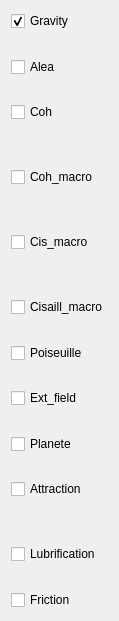
          <widget class="QWidget" name="layoutWidget">
           <property name="geometry">
            <rect>
             <x>60</x>
             <y>10</y>
             <width>107</width>
             <height>621</height>
            </rect>
           </property>
           <layout class="QVBoxLayout" name="verticalLayout_6">
            <item>
             <widget class="QCheckBox" name="ForceGravity">
              <property name="whatsThis">
               <string>&lt;html&gt;&lt;head/&gt;&lt;body&gt;&lt;p&gt;Ajoute une force constante sur les particules/Add a constant force on particles&lt;/p&gt;&lt;/body&gt;&lt;/html&gt;</string>
              </property>
              <property name="text">
               <string>Gravity</string>
              </property>
              <property name="checked">
               <bool>true</bool>
              </property>
             </widget>
            </item>
            <item>
             <spacer name="verticalSpacer_13">
              <property name="orientation">
               <enum>Qt::Vertical</enum>
              </property>
              <property name="sizeHint" stdset="0">
               <size>
                <width>20</width>
                <height>40</height>
               </size>
              </property>
             </spacer>
            </item>
            <item>
             <widget class="QCheckBox" name="ForceAlea">
              <property name="text">
               <string>Alea</string>
              </property>
             </widget>
            </item>
            <item>
             <spacer name="verticalSpacer_14">
              <property name="orientation">
               <enum>Qt::Vertical</enum>
              </property>
              <property name="sizeHint" stdset="0">
               <size>
                <width>20</width>
                <height>40</height>
               </size>
              </property>
             </spacer>
            </item>
            <item>
             <widget class="QCheckBox" name="ForceCoh">
              <property name="text">
               <string>Coh</string>
              </property>
             </widget>
            </item>
            <item>
             <spacer name="verticalSpacer_15">
              <property name="orientation">
               <enum>Qt::Vertical</enum>
              </property>
              <property name="sizeHint" stdset="0">
               <size>
                <width>20</width>
                <height>40</height>
               </size>
              </property>
             </spacer>
            </item>
            <item>
             <spacer name="verticalSpacer_16">
              <property name="orientation">
               <enum>Qt::Vertical</enum>
              </property>
              <property name="sizeHint" stdset="0">
               <size>
                <width>20</width>
                <height>40</height>
               </size>
              </property>
             </spacer>
            </item>
            <item>
             <widget class="QCheckBox" name="ForceCohmacro">
              <property name="text">
               <string>Coh_macro</string>
              </property>
             </widget>
            </item>
            <item>
             <spacer name="verticalSpacer_70">
              <property name="orientation">
               <enum>Qt::Vertical</enum>
              </property>
              <property name="sizeHint" stdset="0">
               <size>
                <width>20</width>
                <height>40</height>
               </size>
              </property>
             </spacer>
            </item>
            <item>
             <spacer name="verticalSpacer_71">
              <property name="orientation">
               <enum>Qt::Vertical</enum>
              </property>
              <property name="sizeHint" stdset="0">
               <size>
                <width>20</width>
                <height>40</height>
               </size>
              </property>
             </spacer>
            </item>
            <item>
             <widget class="QCheckBox" name="ForceCismacro">
              <property name="text">
               <string>Cis_macro</string>
              </property>
             </widget>
            </item>
            <item>
             <spacer name="verticalSpacer_17">
              <property name="orientation">
               <enum>Qt::Vertical</enum>
              </property>
              <property name="sizeHint" stdset="0">
               <size>
                <width>20</width>
                <height>40</height>
               </size>
              </property>
             </spacer>
            </item>
            <item>
             <spacer name="verticalSpacer_25">
              <property name="orientation">
               <enum>Qt::Vertical</enum>
              </property>
              <property name="sizeHint" stdset="0">
               <size>
                <width>20</width>
                <height>40</height>
               </size>
              </property>
             </spacer>
            </item>
            <item>
             <widget class="QCheckBox" name="ForceCisailmacro">
              <property name="text">
               <string>Cisaill_macro</string>
              </property>
             </widget>
            </item>
            <item>
             <spacer name="verticalSpacer_18">
              <property name="orientation">
               <enum>Qt::Vertical</enum>
              </property>
              <property name="sizeHint" stdset="0">
               <size>
                <width>20</width>
                <height>40</height>
               </size>
              </property>
             </spacer>
            </item>
            <item>
             <widget class="QCheckBox" name="ForcePoiseuille">
              <property name="text">
               <string>Poiseuille</string>
              </property>
             </widget>
            </item>
            <item>
             <spacer name="verticalSpacer_19">
              <property name="orientation">
               <enum>Qt::Vertical</enum>
              </property>
              <property name="sizeHint" stdset="0">
               <size>
                <width>20</width>
                <height>40</height>
               </size>
              </property>
             </spacer>
            </item>
            <item>
             <widget class="QCheckBox" name="ForceExtfield">
              <property name="text">
               <string>Ext_field</string>
              </property>
             </widget>
            </item>
            <item>
             <spacer name="verticalSpacer_20">
              <property name="orientation">
               <enum>Qt::Vertical</enum>
              </property>
              <property name="sizeHint" stdset="0">
               <size>
                <width>20</width>
                <height>40</height>
               </size>
              </property>
             </spacer>
            </item>
            <item>
             <widget class="QCheckBox" name="ForcePlanete">
              <property name="text">
               <string>Planete</string>
              </property>
             </widget>
            </item>
            <item>
             <spacer name="verticalSpacer_21">
              <property name="orientation">
               <enum>Qt::Vertical</enum>
              </property>
              <property name="sizeHint" stdset="0">
               <size>
                <width>20</width>
                <height>40</height>
               </size>
              </property>
             </spacer>
            </item>
            <item>
             <widget class="QCheckBox" name="ForceAttraction">
              <property name="text">
               <string>Attraction</string>
              </property>
             </widget>
            </item>
            <item>
             <spacer name="verticalSpacer_72">
              <property name="orientation">
               <enum>Qt::Vertical</enum>
              </property>
              <property name="sizeHint" stdset="0">
               <size>
                <width>20</width>
                <height>40</height>
               </size>
              </property>
             </spacer>
            </item>
            <item>
             <spacer name="verticalSpacer_22">
              <property name="orientation">
               <enum>Qt::Vertical</enum>
              </property>
              <property name="sizeHint" stdset="0">
               <size>
                <width>20</width>
                <height>40</height>
               </size>
              </property>
             </spacer>
            </item>
            <item>
             <widget class="QCheckBox" name="ForceLubrification">
              <property name="text">
               <string>Lubrification</string>
              </property>
             </widget>
            </item>
            <item>
             <spacer name="verticalSpacer_23">
              <property name="orientation">
               <enum>Qt::Vertical</enum>
              </property>
              <property name="sizeHint" stdset="0">
               <size>
                <width>20</width>
                <height>40</height>
               </size>
              </property>
             </spacer>
            </item>
            <item>
             <widget class="QCheckBox" name="ForceFriction">
              <property name="whatsThis">
               <string>&lt;html&gt;&lt;head/&gt;&lt;body&gt;&lt;p&gt;Ajoute une force de friction tangentielle entre les éléments/Add a tangential friction force between the elements (Luding 2008)&lt;/p&gt;&lt;/body&gt;&lt;/html&gt;</string>
              </property>
              <property name="text">
               <string>Friction</string>
              </property>
             </widget>
            </item>
           </layout>
          </widget>
